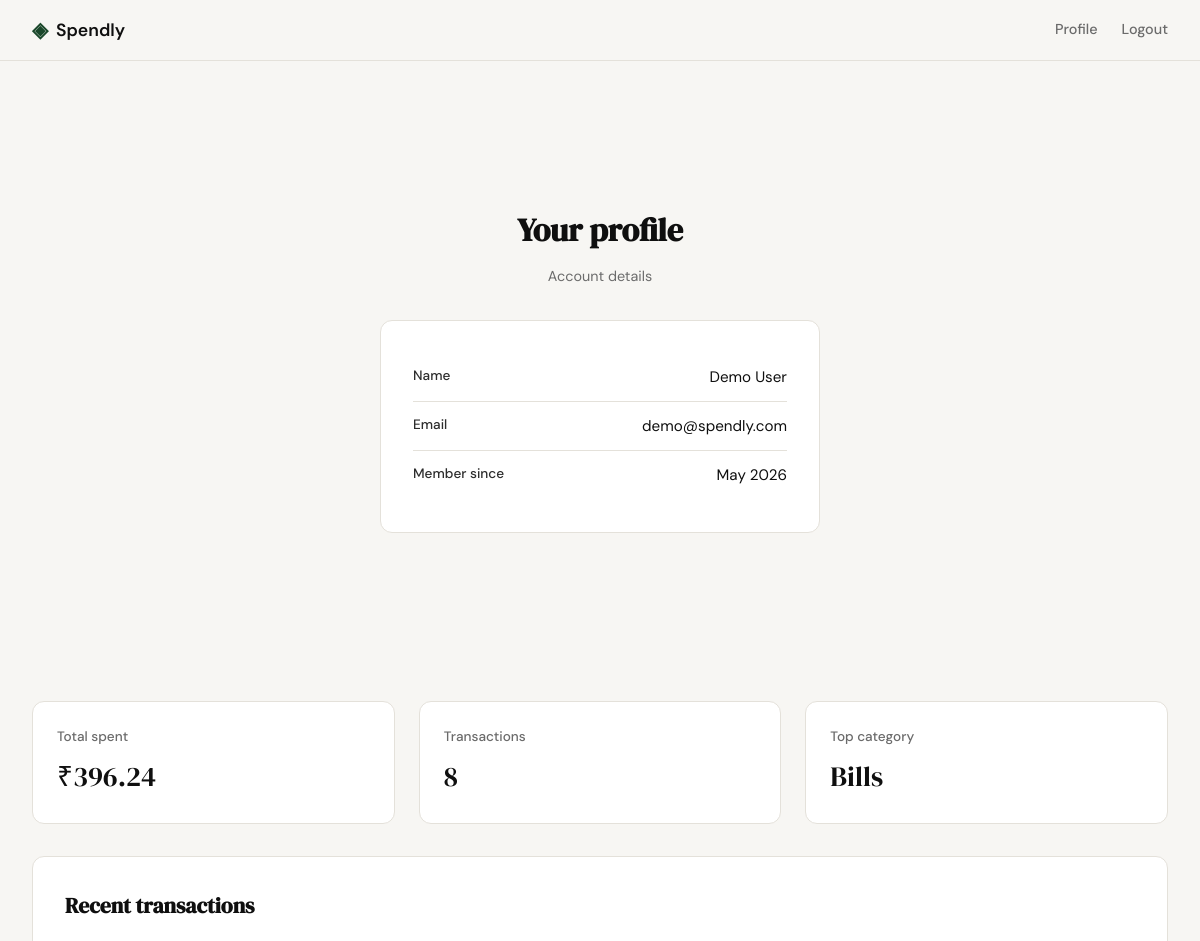
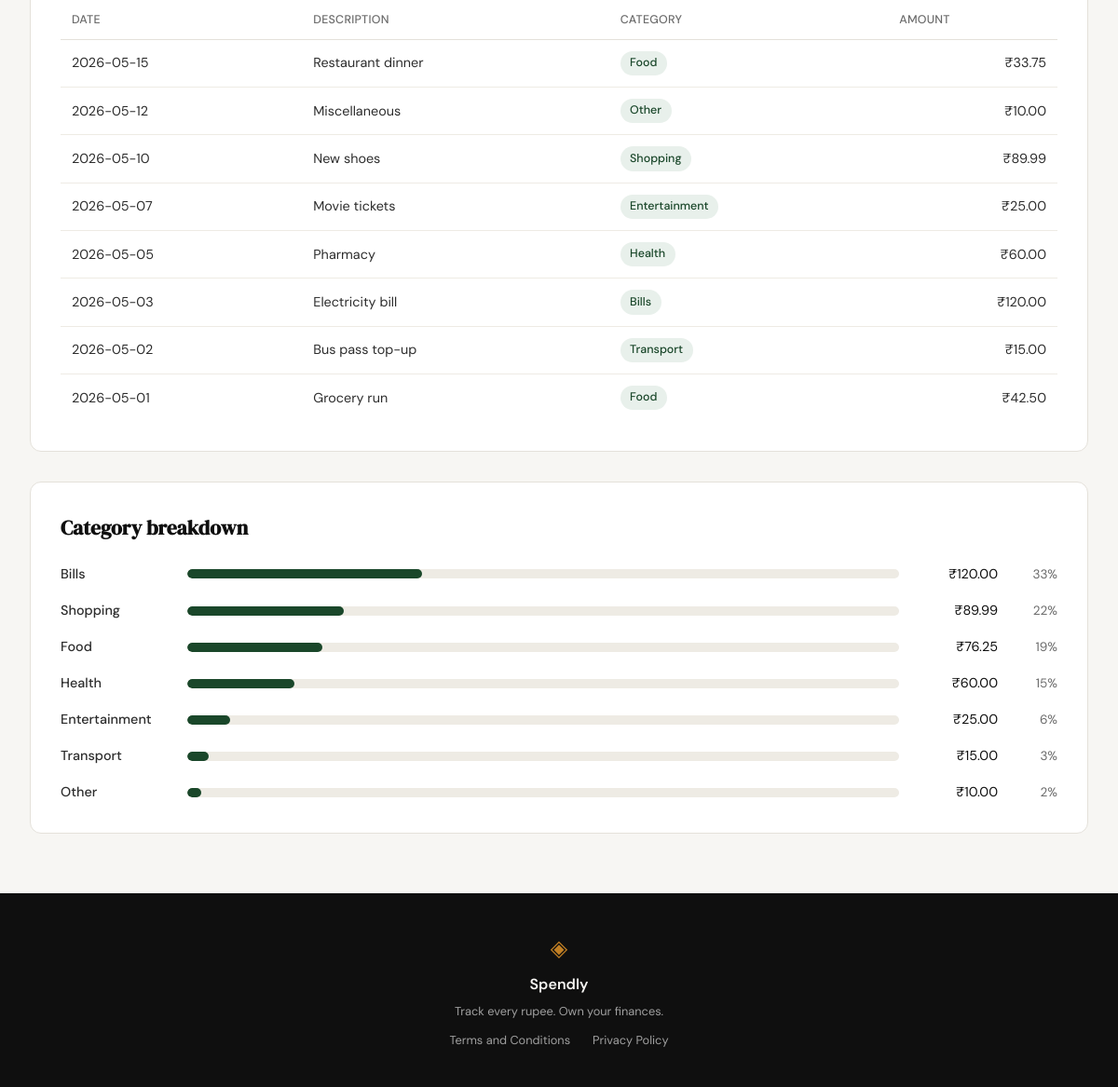
Screenshot of /profile (signed in) with the database file from the repository (2 pictures, top to bottom).
### tables this page shows
CREATE TABLE users (
            id            INTEGER PRIMARY KEY AUTOINCREMENT,
            name          TEXT    NOT NULL,
            email         TEXT    UNIQUE NOT NULL,
            password_hash TEXT    NOT NULL,
            created_at    TEXT    DEFAULT (datetime('now'))
        );

CREATE TABLE expenses (
            id          INTEGER PRIMARY KEY AUTOINCREMENT,
            user_id     INTEGER NOT NULL REFERENCES users(id),
            amount      REAL    NOT NULL,
            category    TEXT    NOT NULL,
            date        TEXT    NOT NULL,
            description TEXT,
            created_at  TEXT    DEFAULT (datetime('now'))
        );

### app.py (the view)
@app.route("/profile")
def profile():
    if not session.get("user_id"):
        return redirect(url_for("login"))
    user = get_user_by_id(session["user_id"])
    stats = get_summary_stats(session["user_id"])
    transactions = get_recent_transactions(session["user_id"])
    categories = get_category_breakdown(session["user_id"])
    return render_template(
        "profile.html",
        user=user,
        stats=stats,
        transactions=transactions,
        categories=categories,
    )

### database/db.py (called while the page is built)
def get_db():
    conn = sqlite3.connect(DB_PATH)
    conn.row_factory = sqlite3.Row
    conn.execute("PRAGMA foreign_keys = ON")
    return conn

### database/queries.py (called while the page is built)
def get_user_by_id(user_id):
    conn = get_db()
    row = conn.execute(
        "SELECT name, email, created_at FROM users WHERE id = ?", (user_id,)
    ).fetchone()
    conn.close()
    if not row:
        return None
    created_at = datetime.strptime(row["created_at"], "%Y-%m-%d %H:%M:%S")
    return {
        "name": row["name"],
        "email": row["email"],
        "member_since": created_at.strftime("%B %Y"),
    }

def get_recent_transactions(user_id, limit=10):
    conn = get_db()
    rows = conn.execute(
        """
        SELECT date, description, category, amount
        FROM expenses
        WHERE user_id = ?
        ORDER BY date DESC, id DESC
        LIMIT ?
        """,
        (user_id, limit),
    ).fetchall()
    conn.close()
    return [dict(row) for row in rows]

def get_category_breakdown(user_id):
    conn = get_db()
    rows = conn.execute(
        """
        SELECT category, SUM(amount) AS total
        FROM expenses
        WHERE user_id = ?
        GROUP BY category
        ORDER BY total DESC
        """,
        (user_id,),
    ).fetchall()
    conn.close()
    if not rows:
        return []
    grand_total = sum(row["total"] for row in rows)
    breakdown = []
    for row in rows:
        amount = float(row["total"])
        raw_pct = (amount / grand_total) * 100
        breakdown.append({
            "name": row["category"],
            "amount": amount,
            "pct": int(raw_pct),
        })
    remainder = 100 - sum(item["pct"] for item in breakdown)
    breakdown[0]["pct"] += remainder
    return breakdown

### templates/profile.html (shortened to what this page needs)
{% extends "base.html" %}
{% block content %}
<section class="auth-section">
    <div class="auth-container">
        <div class="auth-header">
            <h1 class="auth-title">Your profile</h1>
            <p class="auth-subtitle">Account details</p>
        </div>
        <div class="auth-card">
            <div class="profile-field">
                <span class="profile-label">Name</span>
                <span class="profile-value">{{ user.name }}</span>
            </div>
            <div class="profile-field">
                <span class="profile-label">Email</span>
                <span class="profile-value">{{ user.email }}</span>
            </div>
            <div class="profile-field">
                <span class="profile-label">Member since</span>
                <span class="profile-value">{{ user.member_since }}</span>
            </div>
        </div>
    </div>
</section>
<section class="dashboard-section">
    <div class="dashboard-inner">
        <div class="stat-grid">
            <div class="stat-card">
                <span class="stat-label">Total spent</span>
                <span class="stat-value">₹{{ "%.2f"|format(stats.total_spent) }}</span>
            </div>
            <div class="stat-card">
                <span class="stat-label">Transactions</span>
                <span class="stat-value">{{ stats.transaction_count }}</span>
            </div>
            <div class="stat-card">
                <span class="stat-label">Top category</span>
                <span class="stat-value">{{ stats.top_category }}</span>
            </div>
        </div>
        <div class="dashboard-card">
            <h2 class="dashboard-card-title">Recent transactions</h2>
            <div class="table-scroll">
                <table class="transaction-table">
                    <thead>
                        <tr>
                            <th>Date</th>
                            <th>Description</th>
                            <th>Category</th>
                            <th class="align-right">Amount</th>
                        </tr>
                    </thead>
                    <tbody>
                        {% for tx in transactions[:10] %}
                        <tr>
                            <td>{{ tx.date }}</td>
                            <td>{{ tx.description }}</td>
                            <td><span class="category-tag">{{ tx.category }}</span></td>
                            <td class="align-right">₹{{ "%.2f"|format(tx.amount) }}</td>
                        </tr>
                        {% endfor %}
                    </tbody>
                </table>
            </div>
        </div>
        <div class="dashboard-card">
            <h2 class="dashboard-card-title">Category breakdown</h2>
            <div class="category-list">
                {% for cat in categories %}
                <div class="category-row">
                    <span class="category-name">{{ cat.name }}</span>
                    <div class="category-bar-track">
                        <div class="category-bar-fill" style="width: {{ cat.pct }}%"></div>
                    </div>
                    <span class="category-amount">₹{{ "%.2f"|format(cat.amount) }}</span>
                    <span class="category-pct">{{ cat.pct }}%</span>
                </div>
                {% endfor %}
            </div>
        </div>
    </div>
</section>
{% endblock %}

### static/css/style.css (style rules this page uses)
:root { --ink: #0f0f0f; --ink-soft: #2d2d2d; --ink-muted: #6b6b6b; --ink-faint: #a0a0a0; --paper: #f7f6f3; --paper-warm: #f0ede6; --paper-card: #ffffff; --accent: #1a472a; --accent-light: #e8f0eb; --accent-2: #c17f24; --accent-2-light: #fdf3e3; --danger: #c0392b; --danger-light: #fdecea; --border: #e4e1da; --border-soft: #eeebe4; --font-display: 'DM Serif Display', Georgia, serif; --font-body: 'DM Sans', system-ui, sans-serif; --max-width: 1200px; --auth-width: 440px; --radius-sm: 6px; --radius-md: 12px; --radius-lg: 20px; }
*, *::before, *::after { box-sizing: border-box; margin: 0; padding: 0; }
html { font-size: 16px; scroll-behavior: smooth; }
body { background: var(--paper); color: var(--ink); font-family: var(--font-body); font-size: 1rem; line-height: 1.6; -webkit-font-smoothing: antialiased; }
.auth-section { min-height: calc(100vh - 60px - 100px); display: flex; align-items: center; justify-content: center; padding: 3rem 2rem; }
.auth-container { width: 100%; max-width: var(--auth-width); }
.auth-header { text-align: center; margin-bottom: 2rem; }
.auth-title { font-family: var(--font-display); font-size: 2rem; color: var(--ink); margin-bottom: 0.5rem; }
.auth-subtitle { font-size: 0.9rem; color: var(--ink-muted); }
.auth-card { background: var(--paper-card); border: 1px solid var(--border); border-radius: var(--radius-md); padding: 2rem; margin-bottom: 1.5rem; }
.profile-field { display: flex; justify-content: space-between; padding: 0.75rem 0; border-bottom: 1px solid var(--border); }
.profile-field:last-child { border-bottom: none; }
.profile-label { font-size: 0.85rem; font-weight: 500; color: var(--ink-soft); }
.profile-value { font-size: 0.95rem; color: var(--ink); }
.dashboard-section { padding: 0 2rem 4rem; }
.dashboard-inner { max-width: var(--max-width); margin: 0 auto; display: flex; flex-direction: column; gap: 2rem; }
.stat-grid { display: grid; grid-template-columns: repeat(3, 1fr); gap: 1.5rem; }
.stat-card { background: var(--paper-card); border: 1px solid var(--border); border-radius: var(--radius-md); padding: 1.5rem; display: flex; flex-direction: column; gap: 0.4rem; }
.stat-label { font-size: 0.85rem; font-weight: 500; color: var(--ink-muted); }
.stat-value { font-family: var(--font-display); font-size: 1.75rem; color: var(--ink); }
.dashboard-card { background: var(--paper-card); border: 1px solid var(--border); border-radius: var(--radius-md); padding: 2rem; }
.dashboard-card-title { font-family: var(--font-display); font-size: 1.35rem; color: var(--ink); margin-bottom: 1.25rem; }
.table-scroll { overflow-x: auto; }
.transaction-table { width: 100%; border-collapse: collapse; font-size: 0.9rem; }
.transaction-table th { text-align: left; font-size: 0.78rem; font-weight: 500; color: var(--ink-muted); text-transform: uppercase; letter-spacing: 0.02em; padding: 0.6rem 0.75rem; border-bottom: 1px solid var(--border); white-space: nowrap; }
.transaction-table td { padding: 0.75rem; border-bottom: 1px solid var(--border-soft); color: var(--ink-soft); white-space: nowrap; }
.transaction-table tbody tr:last-child td { border-bottom: none; }
.align-right { text-align: right; }
.category-tag { display: inline-block; background: var(--accent-light); color: var(--accent); font-size: 0.78rem; font-weight: 500; padding: 0.2rem 0.65rem; border-radius: 999px; }
.category-list { display: flex; flex-direction: column; gap: 1rem; }
.category-row { display: grid; grid-template-columns: 120px 1fr 90px 48px; align-items: center; gap: 1rem; }
.category-name { font-size: 0.9rem; font-weight: 500; color: var(--ink-soft); }
.category-bar-track { height: 10px; background: var(--border-soft); border-radius: 999px; overflow: hidden; }
.category-bar-fill { height: 100%; background: var(--accent); border-radius: 999px; }
.category-amount { font-size: 0.9rem; color: var(--ink); text-align: right; }
.category-pct { font-size: 0.85rem; color: var(--ink-muted); text-align: right; }

### rows the page displays
users: name "Demo User", email "demo@spendly.com"
expenses: top_category "Bills", date "2026-05-03", description "Electricity bill", category "Bills", amount "120.00", name "Bills", pct "33"
expenses: date "2026-05-15", description "Restaurant dinner", category "Food", amount "33.75"
expenses: date "2026-05-12", description "Miscellaneous", category "Other", amount "10.00", name "Other", pct "2"
expenses: date "2026-05-10", description "New shoes", category "Shopping", amount "89.99", name "Shopping", pct "22"
expenses: date "2026-05-07", description "Movie tickets", category "Entertainment", amount "25.00", name "Entertainment", pct "6"
expenses: date "2026-05-05", description "Pharmacy", category "Health", amount "60.00", name "Health", pct "15"
expenses: date "2026-05-02", description "Bus pass top-up", category "Transport", amount "15.00", name "Transport", pct "3"
expenses: date "2026-05-01", description "Grocery run", category "Food", amount "42.50"

### other values shown
{{ user.member_since }} "May 2026"
{{ "%.2f"|format(stats.total_spent) }} "396.24"
{{ stats.transaction_count }} "8"
{{ cat.name }} "Food"
{{ "%.2f"|format(cat.amount) }} "76.25"
{{ cat.pct }} "19"
